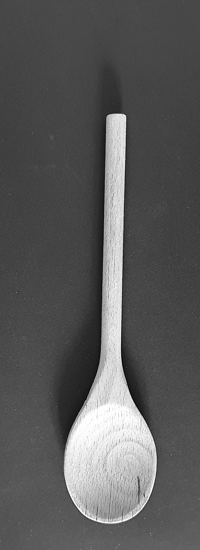
#> input picture exams/Exam-2022-May-Kat/data/Spoonz/spoon1.png, 200 x 550 px, found by its file name; its folder holds 4 pictures in this run
$ python part4.py
#> lines starting #> are read from the running program, lines starting #| are printed output that depends on the picture
import sys
import os
project_root = os.path.abspath(os.path.join(os.path.dirname(__file__), "../../.."))
sys.path.append(project_root)

# Now import premade utility functions
from utils.io_utils import *
from utils.pca_utils import *
from utils.classifier_utils import *
from utils.morph_utils import *
from utils.optimization_utils import *
from utils.plot_utils import *


import os
import numpy as np
from skimage.io import imread

# Directory containing spoon images
spoon_dir = "./data/Spoonz"
spoon_filenames = sorted([f"spoon{i}.png" for i in range(1, 7)])

# Load and stack all spoon images into a 4D array (N, H, W, C)
spoon_images = [imread(os.path.join(spoon_dir, fname)) for fname in spoon_filenames]
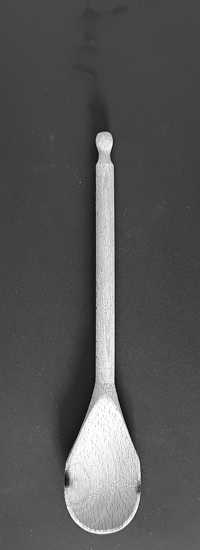
#> input picture exams/Exam-2022-May-Kat/data/Spoonz/spoon2.png, 200 x 550 px, found by its file name
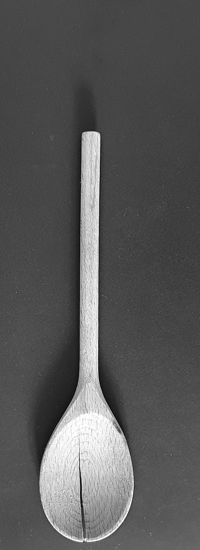
#> input picture exams/Exam-2022-May-Kat/data/Spoonz/spoon3.png, 200 x 550 px, found by its file name
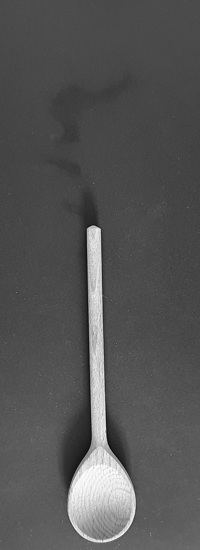
#> input picture exams/Exam-2022-May-Kat/data/Spoonz/spoon4.png, 200 x 550 px, found by its file name
#> (the run stopped early here; a loop or call above may not have finished)
